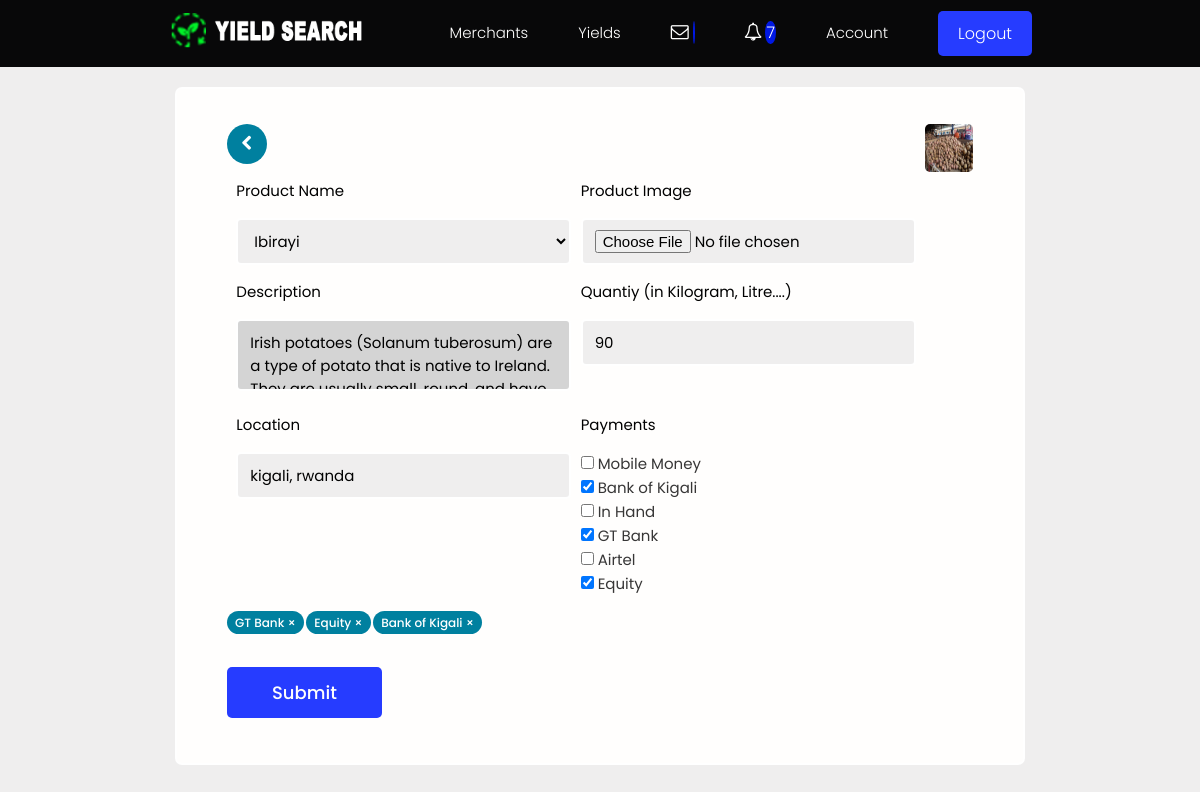
Before: /products/update-product/b98c0e06-3a01-4c78-bda5-37adc0f1d3c4/ (signed in) with the older database file.
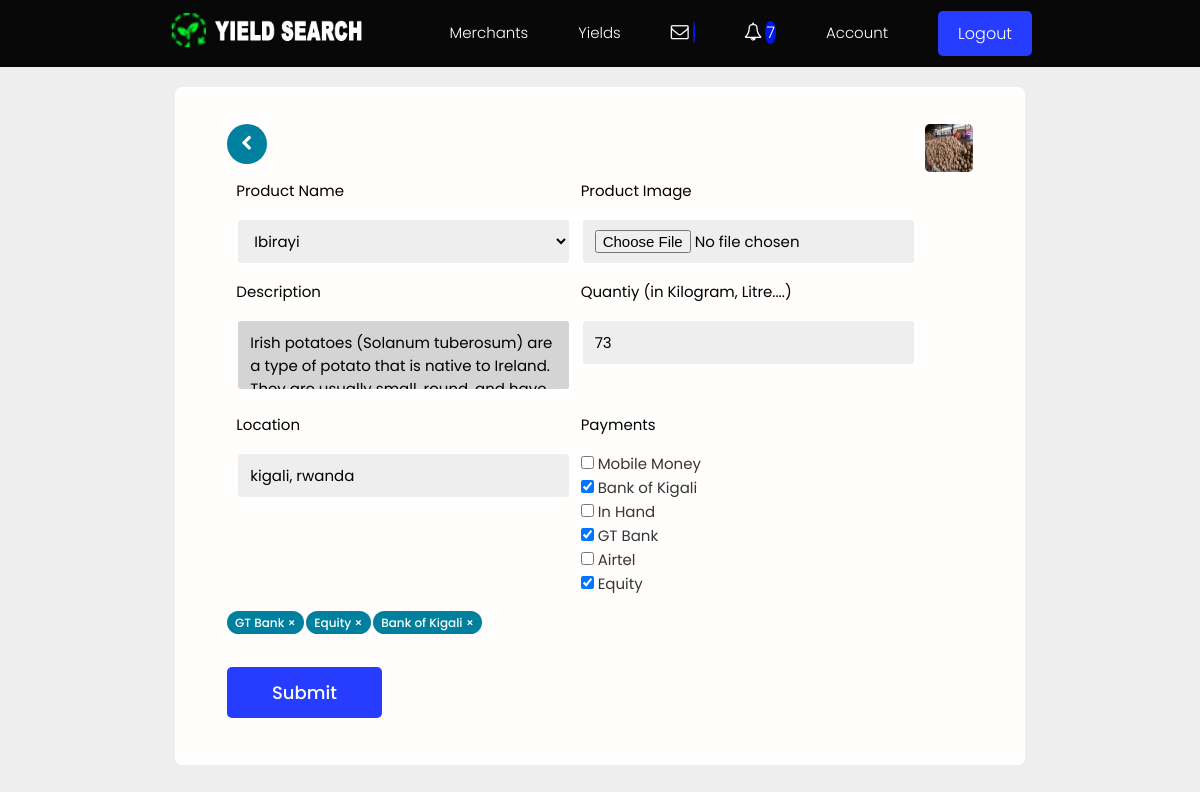
After: the same page with the newer database file.
### products/models.py (models this page shows, shortened)
class Product(models.Model):
    owner = models.ForeignKey(Profile, null=True, blank=True, on_delete=models.CASCADE, related_name='owner')
    name = models.ForeignKey('SingleProduct', default=uuid.uuid4, on_delete=models.CASCADE, null=True, related_name = 'product')
    description = models.TextField(null=True, blank=True)
    featured_image = models.ImageField(null=True, blank=True, default="default.jpg")
    quantity = models.PositiveIntegerField(null=True, blank=True, default=0)
    location = models.CharField(max_length=100, null=True, blank=True)
    payments = models.ManyToManyField('Payment', blank=True, default="In Hand")
    instock = models.BooleanField(blank=True, null=True, default=True)
    vote_total = models.IntegerField(default=0, null=True, blank=True)
    vote_ratio = models.IntegerField(default=0, null=True, blank=True)
    updated = models.DateTimeField(auto_now=True)
    created = models.DateTimeField(auto_now_add=True)
    id = models.UUIDField(default=uuid.uuid4, unique=True,primary_key=True, editable=True)
    class Meta:
        ordering = ['-vote_ratio', '-vote_total', '-created']
    @property
    def imageURL(self):
        try:
            url = self.featured_image.url
        except:
            url = ''
        return url

### products/views.py (the view, shortened to what this page needs)
# urls.py: path('update-product/<str:pk>/', views.updateProduct, name="update-product"),
@login_required(login_url="login")
def updateProduct(request, pk):
    if request.user.is_staff:
        return redirect('/admin/')
    profile = request.user.profile
    product = profile.owner.get(id=pk)
    form = ProductForm(instance=product)
    context = {'form': form, 'product': product}
    return render(request, "products/product_form.html", context)

### products/forms.py
class ProductForm(ModelForm):
    class Meta:
        model = Product
        fields = ['name', 'featured_image', 'description','quantity','location', 'payments']
        labels = {
            'name': 'Product Name',
            'quantity': 'Quantiy (in Kilogram, Litre....)',
            'featured_image': 'Product Image',
        }
        widgets = {
            'payments': forms.CheckboxSelectMultiple(attrs = {'class': 'input input--checkbox'}),
            'featured_image': forms.FileInput(attrs = {'required': 'required'}),
            'description': forms.Textarea(attrs = {'required': 'required','minlength': 20}),
            'quantity': forms.TextInput(attrs = {'required': 'required'}),
            'location': forms.TextInput(attrs = {'required': 'required'}),
        }
    exclude_fields = {'payments'}
    def __init__(self, *args, **kwargs):
        super(ProductForm, self).__init__(*args, **kwargs)
        for name, field in self.fields.items():
            field.widget.attrs.update({'class': 'input'})
        for field_name in self.fields:
            if field_name not in self.exclude_fields:
                self.fields[field_name].required = True

### products/templates/products/product_form.html (shortened to what this page needs)
{% extends 'main.html' %}
{% block content %}
<main class="formPage my-xl">
    <div class="content-box">
        <div class="formWrapper">
            <a class="backButton" href="{% url 'account' %}"> <i class="fa icon-chevron-left"></i></a>
            {% if product %} <img src="{{product.imageURL}}" class="product-image" id="myModalImg" >
            {% endif %}
            <br>
            <form class="form" method="POST" enctype="multipart/form-data">
                    <div class="layout" style="justify-content: space-evenly;">
                        {% for field in form %}
                                <div class="column column--1of2" style="margin-bottom:0rem;"><div class="form__field">
                                    <label for="formInput#text">{{field.label}}</label></div>
                                    <div class="column column--1of2" style="margin-bottom:0rem;">{{field}}   </div></div>
                        {% endfor %}
                    </div>
                <div class="form__field form__field--checkbox" >
                    {% for payment in product.payments.all %}
                    <div class="project-tag tag tag--pill tag--main" data-tag="{{payment.id}}"
                        data-project="{{product.id}}">{{payment.name}} &#215;</div>
                    {% endfor %}
                </div>
                <input class="btn btn--sub btn--lg  my-md" type="submit" value="Submit" />
            </form>
        </div>
    </div>
</main>
{% endblock %}

Changed rows visible on the page:
changed Product "kigali, rwanda": quantity "90" → "73"
